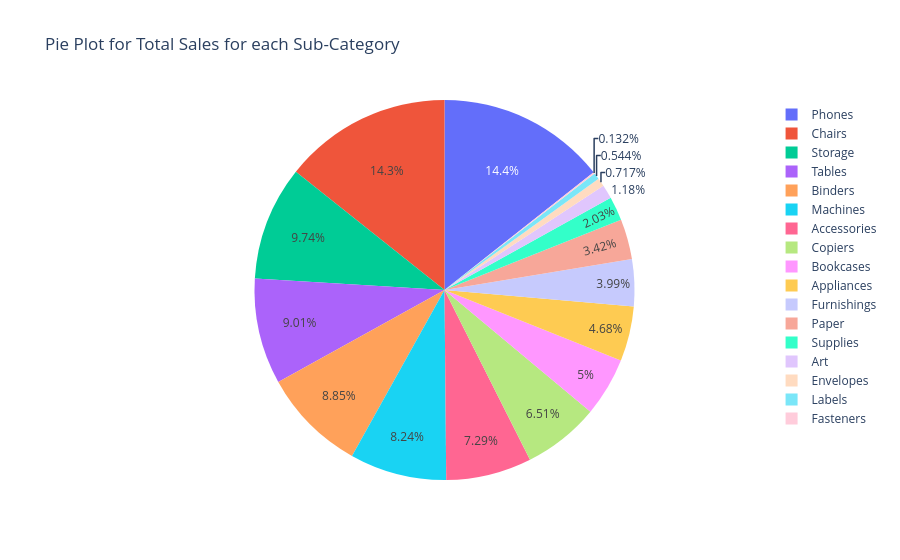

Notebook source saved alongside this figure:
### Code cell
import plotly.graph_objects as go

sub_category_sales = df.groupby('Sub-Category')['Sales'].sum().reset_index()

fig = go.Figure(
    data=[
        go.Pie(
            labels=sub_category_sales['Sub-Category'],
            values=sub_category_sales['Sales']
        )
    ]
)

fig.update_layout(
    title='Pie Plot for Total Sales for each Sub-Category'
)

fig.show()

### Figure 1 — Plotly figure (JSON) as saved in the notebook; plotly's stock layout.template omitted (floating-point values rounded to 4 significant figures)
{"data": [{"labels": ["Accessories", "Appliances", "Art", "Binders", "Bookcases", "Chairs", "Copiers", "Envelopes", "Fasteners", "Furnishings", "Labels", "Machines", "Paper", "Phones", "Storage", "Supplies", "Tables"], "type": "pie", "values": [167400.0, 107500.0, 27120.0, 203400.0, 114900.0, 328400.0, 149500.0, 16480.0, 3024.0, 91710.0, 12490.0, 189200.0, 78480.0, 330000.0, 223800.0, 46670.0, 207000.0]}], "layout": {"title": {"text": "Pie Plot for Total Sales for each Sub-Category"}}}
